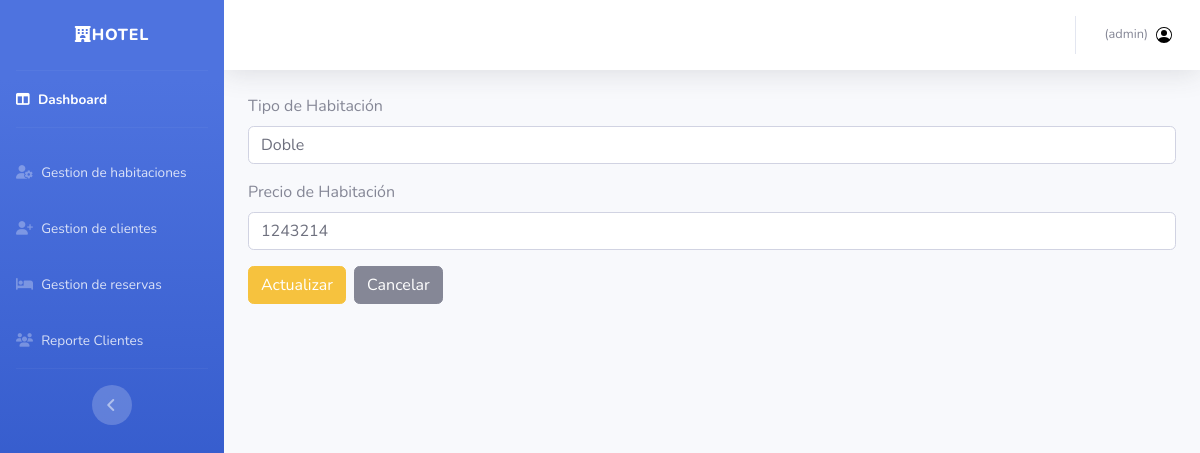
Screenshot of /Hotel/gestion_hab/update/1 (signed in) with the database file from the repository.
### Hotel/models.py (models this page shows, shortened)
class TipoUsuario(AbstractUser):
    TIPO_USUARIO = [
        ('ADMINISTRADOR', 'Administrador de Hotel'),
        ('ENCARGADO', 'Encargado de Hotel'),
        ('AUXILIAR', 'Auxiliar de Aseo'),
    ]
    name= models.CharField(max_length=200)
    last_name= models.CharField(max_length=200)
    avatar = models.ImageField(null=True, blank=True,upload_to="techs")
    tipo_usuario = models.CharField(max_length=20, choices=TIPO_USUARIO, verbose_name="Tipo de Usuario")
    codigo_usuario = models.UUIDField(default=uuid.uuid4, unique=True, verbose_name="Código de Usuario")
    direccion = models.CharField(max_length=100, blank=True, null=True, verbose_name="Dirección")
    telefono = models.IntegerField(blank=True, null=True, verbose_name="Teléfono")
    created_at = models.DateTimeField(auto_now_add=True, verbose_name="Fecha de Creación")
    updated_at = models.DateTimeField(auto_now=True, verbose_name="Fecha de Última Actualización")

class Habitacion(models.Model):
    ESTADO_HABITACION = [
        ('DISPONIBLE', 'Disponible'),
        ('OCUPADA', 'Ocupada'),
        ('LIMPIEZA', 'Limpieza'),
    ]
    TIPO_HABITACION = [
        ('SIMPLE', 'Simple'),
        ('DOBLE', 'Doble'),
        ('SUITE', 'Suite'),
    ]
    numero_habitacion = models.PositiveIntegerField(primary_key=True, validators=[MinValueValidator(1)],unique=True,verbose_name="Número de Habitación")
    tipo_habitacion = models.CharField(max_length=50, choices=TIPO_HABITACION, verbose_name="Tipo de Habitación")
    estado_habitacion = models.CharField(max_length=20, choices=ESTADO_HABITACION, default='DISPONIBLE', verbose_name="Estado de la Habitación")
    precio_habitacion = models.PositiveIntegerField(validators=[MinValueValidator(1)],verbose_name="Precio")
    created_at = models.DateTimeField(auto_now_add=True, verbose_name="Fecha de Creación")
    updated_at = models.DateTimeField(auto_now=True, verbose_name="Fecha de Última Actualización")

### Hotel/views.py (the view, shortened to what this page needs)
# urls.py: path('gestion_hab/update/<int:pk>',ManageRoomUpdate.as_view(),name='update_room'),
class ManageRoomUpdate(LoginRequiredMixin, UpdateView):
    model = Habitacion
    fields = ['tipo_habitacion', 'precio_habitacion']
    template_name = 'Hotel/Habitaciones/room_update.html'
    success_url = reverse_lazy('gestion_hab')
    def get_form(self, *args, **kwargs):
        form = super().get_form(*args, **kwargs)
        form.fields['tipo_habitacion'].widget.attrs.update({'class': 'form-control'})
        form.fields['precio_habitacion'].widget.attrs.update({'class': 'form-control'})
        return form

### Hotel/context_processors.py (called while the page is built)
def user_info(request):
    if request.user.is_authenticated:
        user_profile = TipoUsuario.objects.filter(username=request.user.username).first()
        return {
            'user_name': request.user.username,
            'user': user_profile
        }
    return {}

### Hotel/templates/Hotel/Habitaciones/room_update.html (shortened to what this page needs)
{% extends 'Hotel/base.html' %}
{% block content %}
<div class="container">
    <form id="update-form" method="post" enctype="multipart/form-data" action="{% url 'update_room' habitacion.numero_habitacion %}">
        <div class="form-group mb-3">
            <label for="id_tipo_habitacion" class="form-label">Tipo de Habitación</label>
            {{ form.tipo_habitacion }}
        </div>
        <div class="form-group mb-3">
            <label for="id_precio_habitacion" class="form-label">Precio de Habitación</label>
            {{ form.precio_habitacion }}
        </div>
        <div class="d-flex gap-2">
            <button type="submit" class="btn btn-warning">Actualizar</button>
            <a href="{% url 'gestion_hab' %}" class="btn btn-secondary">Cancelar</a>
        </div>
    </form>
</div>
{% endblock %}

### Hotel/templates/Hotel/base.html (shortened to what this page needs)
<!DOCTYPE html>
<html lang="en">
<head>
    {% load static %}
    <link href="{% static 'fontawesome-free/css/all.min.css' %}" rel="stylesheet" type="text/css">
    <link href="https://cdn.jsdelivr.net/npm/bootstrap@5.3.3/dist/css/bootstrap.min.css" rel="stylesheet"
>
    <link rel="stylesheet" href="https://cdn.datatables.net/1.13.6/css/jquery.dataTables.min.css">
    <link href="https://cdn.jsdelivr.net/npm/sweetalert2@11.14.3/dist/sweetalert2.min.css" rel="stylesheet">
    <link rel="stylesheet" href="https://cdn.jsdelivr.net/npm/bootstrap-icons@1.11.3/font/bootstrap-icons.min.css">
    <link href="{% static 'css/sb-admin-2.min.css' %}" rel="stylesheet">
</head>
<body id="page-top">
    <div id="wrapper">
        <ul class="navbar-nav bg-gradient-primary sidebar sidebar-dark accordion" id="accordionSidebar">
            <a class="sidebar-brand d-flex align-items-center justify-content-center" href="{% url 'home' %}">
                <div class="sidebar-brand-text mx-3"><i class="fa-solid fa-hotel"></i>Hotel</div>
            </a>
            <hr class="sidebar-divider my-0">
            <li class="nav-item active">
                <a class="nav-link" href="{% url 'home' %}">
                    <i class="fa-solid fa-table-columns"></i>
                    <span>Dashboard</span></a>
            </li>
            <hr class="sidebar-divider">
            <li class="nav-item ">
                <a class="nav-link collapsed" href="{% url 'gestion_hab' %}" >
                    <i class="fa-solid fa-user-gear"></i>
                    <span>Gestion de habitaciones</span>
                </a>
            </li>
            {% if user.tipo_usuario == 'ADMINISTRADOR' or user.tipo_usuario == 'ENCARGADO' or user.is_superuser %}
            <li class="nav-item ">
                <a class="nav-link collapsed" href="{% url 'gestion_cli' %}" >
                    <i class="fa-solid fa-user-plus"></i>
                    <span>Gestion de clientes</span>
                </a>
            </li>
            <li class="nav-item ">
                <a class="nav-link collapsed" href="{% url 'reserva' %}" >
                    <i class="fa-solid fa-bed"></i>
                    <span>Gestion de reservas</span>
                </a>
            </li>
            <li class="nav-item">
                <a class="nav-link" href="{% url 'clientes' %}">
                    <i class="fa-solid fa-users"></i>
                    <span>Reporte Clientes</span></a>
            </li>
            {%endif%}
            <hr class="sidebar-divider d-none d-md-block">
        <div class="text-center d-none d-md-inline">
            <button class="rounded-circle border-0" id="sidebarToggle"></button>
        </div>
        </ul>
        <div id="content-wrapper" class="d-flex flex-column">
            <div id="content">
                <nav class="navbar navbar-expand navbar-light bg-white topbar mb-4 static-top shadow">
                    <ul class="navbar-nav ml-auto">
                        <li class="nav-item dropdown no-arrow">
                            <a class="nav-link dropdown-toggle" href="#" id="userDropdown" role="button"
                                data-toggle="dropdown" aria-haspopup="true" aria-expanded="false">
                                {% if user.is_superuser %}
                                <span id="username" class="mr-2 d-none d-lg-inline text-gray-600 small">{{user.name}} {{user.last_name}} ({{user.username}})</span>
                                {%else%}
                                <span id="username" class="mr-2 d-none d-lg-inline text-gray-600 small">{{user.name}} {{user.last_name}} ({{user.tipo_usuario}})</span>
                                {%endif%}
                                <img src="{% static 'img/person-circle.svg' %}" alt="Logo">
                            </a>
                        </li>
                    </ul>
                </nav>
                    {% block content %}
                    {% endblock %}
                    <div class="row">
                    </div>
                </div>
            </div>
        </div>
</body>
</html>

### Hotel/templates/Hotel/Habitaciones/room_update.html (style rules this page uses)
input[type="number"] { -moz-appearance: textfield; appearance: textfield; }

### rows the page displays
TipoUsuario: username "admin"
Habitacion: tipo_habitacion "Doble", precio_habitacion "1243214"
